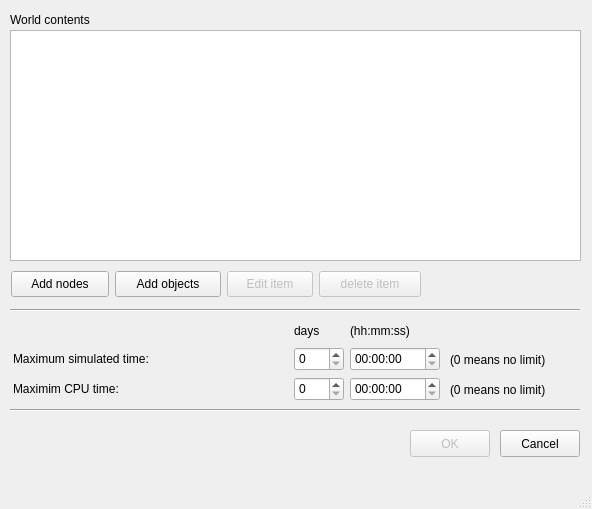
<ui version="4.0" >
 <class>GeneratorWizard</class>
 <widget class="QMainWindow" name="GeneratorWizard" >
  <property name="geometry" >
   <rect>
    <x>0</x>
    <y>0</y>
    <width>592</width>
    <height>509</height>
   </rect>
  </property>
  <property name="sizePolicy" >
   <sizepolicy vsizetype="Fixed" hsizetype="Fixed" >
    <horstretch>0</horstretch>
    <verstretch>0</verstretch>
   </sizepolicy>
  </property>
  <property name="windowTitle" >
   <string>MiXiM - Configurator</string>
  </property>
  <widget class="QWidget" name="centralwidget" >
   <widget class="QLabel" name="textLabel7" >
    <property name="geometry" >
     <rect>
      <x>13</x>
      <y>377</y>
      <width>128</width>
      <height>24</height>
     </rect>
    </property>
    <property name="text" >
     <string>Maximim CPU time:</string>
    </property>
    <property name="wordWrap" >
     <bool>false</bool>
    </property>
   </widget>
   <widget class="QLabel" name="textLabel1_3_2" >
    <property name="geometry" >
     <rect>
      <x>450</x>
      <y>380</y>
      <width>119</width>
      <height>20</height>
     </rect>
    </property>
    <property name="text" >
     <string>(0 means no limit)</string>
    </property>
    <property name="wordWrap" >
     <bool>false</bool>
    </property>
   </widget>
   <widget class="QTimeEdit" name="maxSimTime" >
    <property name="geometry" >
     <rect>
      <x>350</x>
      <y>347</y>
      <width>90</width>
      <height>24</height>
     </rect>
    </property>
   </widget>
   <widget class="QLabel" name="textLabel7_2" >
    <property name="geometry" >
     <rect>
      <x>294</x>
      <y>321</y>
      <width>50</width>
      <height>20</height>
     </rect>
    </property>
    <property name="text" >
     <string>days</string>
    </property>
    <property name="wordWrap" >
     <bool>false</bool>
    </property>
   </widget>
   <widget class="QPushButton" name="addNodesButton" >
    <property name="geometry" >
     <rect>
      <x>11</x>
      <y>271</y>
      <width>98</width>
      <height>26</height>
     </rect>
    </property>
    <property name="text" >
     <string>Add nodes</string>
    </property>
   </widget>
   <widget class="QLabel" name="textLabel6" >
    <property name="geometry" >
     <rect>
      <x>13</x>
      <y>347</y>
      <width>169</width>
      <height>24</height>
     </rect>
    </property>
    <property name="text" >
     <string>Maximum simulated time:</string>
    </property>
    <property name="wordWrap" >
     <bool>false</bool>
    </property>
   </widget>
   <widget class="QLabel" name="textLabel1" >
    <property name="geometry" >
     <rect>
      <x>10</x>
      <y>10</y>
      <width>98</width>
      <height>20</height>
     </rect>
    </property>
    <property name="text" >
     <string>World contents</string>
    </property>
    <property name="wordWrap" >
     <bool>false</bool>
    </property>
   </widget>
   <widget class="QLabel" name="textLabel8" >
    <property name="geometry" >
     <rect>
      <x>350</x>
      <y>321</y>
      <width>81</width>
      <height>20</height>
     </rect>
    </property>
    <property name="text" >
     <string>(hh:mm:ss)</string>
    </property>
    <property name="wordWrap" >
     <bool>false</bool>
    </property>
   </widget>
   <widget class="QLabel" name="textLabel1_3" >
    <property name="geometry" >
     <rect>
      <x>450</x>
      <y>350</y>
      <width>119</width>
      <height>20</height>
     </rect>
    </property>
    <property name="text" >
     <string>(0 means no limit)</string>
    </property>
    <property name="wordWrap" >
     <bool>false</bool>
    </property>
   </widget>
   <widget class="QPushButton" name="editItemButton" >
    <property name="enabled" >
     <bool>false</bool>
    </property>
    <property name="geometry" >
     <rect>
      <x>227</x>
      <y>271</y>
      <width>86</width>
      <height>26</height>
     </rect>
    </property>
    <property name="text" >
     <string>Edit item</string>
    </property>
   </widget>
   <widget class="QSpinBox" name="maxCPUDaysSB" >
    <property name="geometry" >
     <rect>
      <x>294</x>
      <y>377</y>
      <width>50</width>
      <height>24</height>
     </rect>
    </property>
   </widget>
   <widget class="QTimeEdit" name="maxCPUTime" >
    <property name="geometry" >
     <rect>
      <x>350</x>
      <y>377</y>
      <width>90</width>
      <height>24</height>
     </rect>
    </property>
   </widget>
   <widget class="QPushButton" name="pushButton1_2" >
    <property name="geometry" >
     <rect>
      <x>115</x>
      <y>271</y>
      <width>106</width>
      <height>26</height>
     </rect>
    </property>
    <property name="text" >
     <string>Add objects</string>
    </property>
   </widget>
   <widget class="QSpinBox" name="maxSimDaysSB" >
    <property name="geometry" >
     <rect>
      <x>294</x>
      <y>347</y>
      <width>50</width>
      <height>24</height>
     </rect>
    </property>
   </widget>
   <widget class="Line" name="line1" >
    <property name="geometry" >
     <rect>
      <x>10</x>
      <y>300</y>
      <width>570</width>
      <height>20</height>
     </rect>
    </property>
    <property name="frameShape" >
     <enum>QFrame::HLine</enum>
    </property>
    <property name="frameShadow" >
     <enum>QFrame::Sunken</enum>
    </property>
   </widget>
   <widget class="QPushButton" name="deleteItemButton" >
    <property name="enabled" >
     <bool>false</bool>
    </property>
    <property name="geometry" >
     <rect>
      <x>319</x>
      <y>271</y>
      <width>102</width>
      <height>26</height>
     </rect>
    </property>
    <property name="text" >
     <string>delete item</string>
    </property>
   </widget>
   <widget class="QPushButton" name="cancelButton" >
    <property name="geometry" >
     <rect>
      <x>500</x>
      <y>430</y>
      <width>80</width>
      <height>27</height>
     </rect>
    </property>
    <property name="text" >
     <string>Cancel</string>
    </property>
   </widget>
   <widget class="QPushButton" name="okButton" >
    <property name="enabled" >
     <bool>false</bool>
    </property>
    <property name="geometry" >
     <rect>
      <x>410</x>
      <y>430</y>
      <width>80</width>
      <height>27</height>
     </rect>
    </property>
    <property name="text" >
     <string>OK</string>
    </property>
   </widget>
   <widget class="Line" name="line1_2" >
    <property name="geometry" >
     <rect>
      <x>10</x>
      <y>400</y>
      <width>570</width>
      <height>20</height>
     </rect>
    </property>
    <property name="frameShape" >
     <enum>QFrame::HLine</enum>
    </property>
    <property name="frameShadow" >
     <enum>QFrame::Sunken</enum>
    </property>
   </widget>
   <widget class="QTableView" name="objectTable" >
    <property name="geometry" >
     <rect>
      <x>10</x>
      <y>30</y>
      <width>571</width>
      <height>231</height>
     </rect>
    </property>
    <property name="selectionBehavior" >
     <enum>QAbstractItemView::SelectRows</enum>
    </property>
   </widget>
  </widget>
  <widget class="QMenuBar" name="menubar" >
   <property name="geometry" >
    <rect>
     <x>0</x>
     <y>0</y>
     <width>592</width>
     <height>30</height>
    </rect>
   </property>
  </widget>
  <widget class="QStatusBar" name="statusbar" />
 </widget>
 <resources/>
 <connections/>
</ui>
